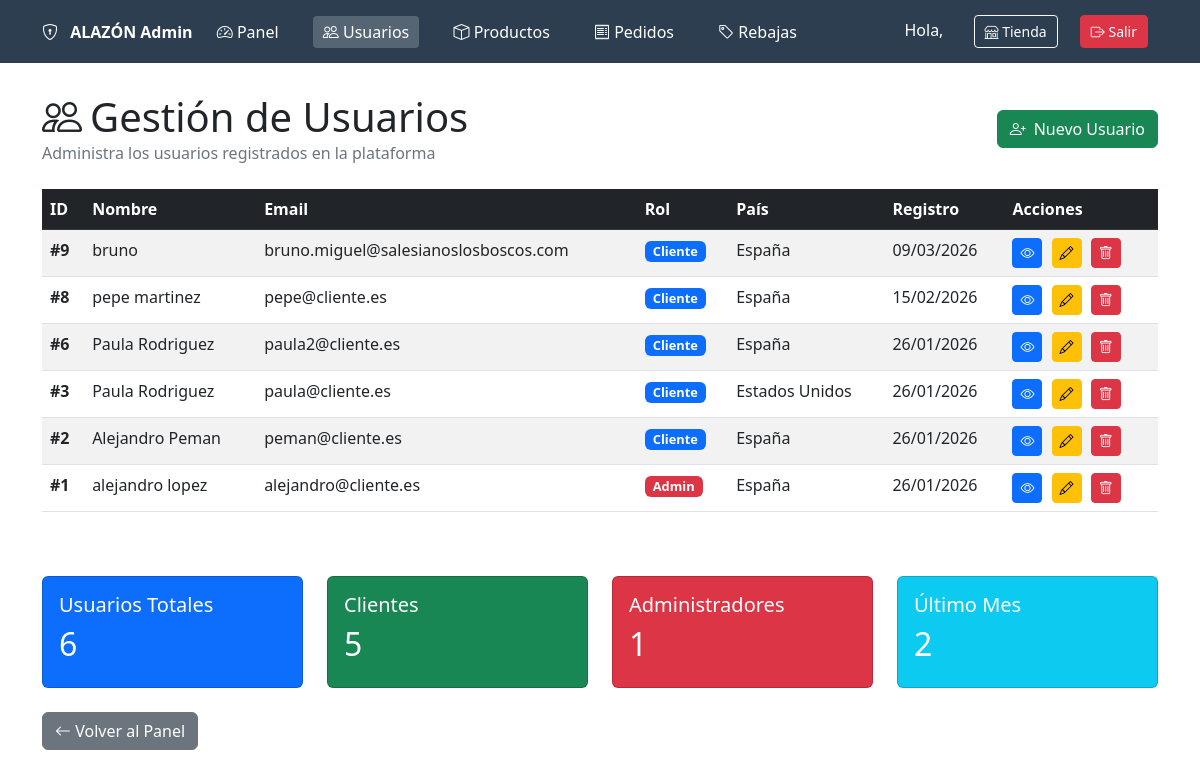
/admin_usuarios.php, run on the app's committed database.
### tables this page shows
CREATE TABLE IF NOT EXISTS `users` (
  `id` int(11) NOT NULL AUTO_INCREMENT,
  `nombre` varchar(100) NOT NULL,
  `email` varchar(100) NOT NULL,
  `password` varchar(255) NOT NULL,
  `rol` enum('cliente','admin') DEFAULT 'cliente',
  `fecha_registro` timestamp NOT NULL DEFAULT current_timestamp(),
  `fecha_actualizacion` timestamp NULL DEFAULT NULL,
  `pais` char(2) DEFAULT 'ES',
  PRIMARY KEY (`id`),
  UNIQUE KEY `email` (`email`),
  KEY `fk_users_pais` (`pais`)
);

CREATE TABLE IF NOT EXISTS `paises` (
  `codigo` char(2) NOT NULL,
  `nombre` varchar(50) NOT NULL,
  `total_usuarios` int(11) DEFAULT 0,
  `moneda_codigo` char(3) DEFAULT 'EUR',
  PRIMARY KEY (`codigo`),
  KEY `fk_paises_moneda` (`moneda_codigo`)
);

### admin_usuarios.php (the view, shortened to what this page needs)
<?php
$db = new Database();
$con = $db->getCon();
$sql = "SELECT u.*,
               p.nombre as nombre_pais,
               COALESCE((
                   SELECT SUM(o.total)
                   FROM orders o
                   WHERE o.user_id = u.id
                   AND o.estado != 'carrito'
                   AND o.estado IN ('pagado', 'enviado', 'entregado')
               ), 0) as total_gastado,
               (
                   SELECT COUNT(*)
                   FROM orders o
                   WHERE o.user_id = u.id
                   AND o.estado != 'carrito'
               ) as total_pedidos
        FROM users u
        LEFT JOIN paises p ON u.pais = p.codigo
        ORDER BY u.id DESC";
$result = mysqli_query($con, $sql);
?>
<!DOCTYPE html>
<html lang="es">
<head>
    <link href="https://cdn.jsdelivr.net/npm/bootstrap@5.2.3/dist/css/bootstrap.min.css" rel="stylesheet">
    <link href="https://cdn.jsdelivr.net/npm/bootstrap-icons@1.10.0/font/bootstrap-icons.css" rel="stylesheet">
</head>
<body>
    <nav class="admin-nav">
        <div class="container d-flex justify-content-between align-items-center">
            <div>
                <i class="bi-shield-lock me-2"></i>
                <strong>ALAZÓN Admin</strong>
                <a href="admin_panel.php"><i class="bi-speedometer2"></i> Panel</a>
                <a href="admin_usuarios.php" class="active"><i class="bi-people"></i> Usuarios</a>
                <a href="admin_productos.php"><i class="bi-box"></i> Productos</a>
                <a href="admin_pedidos.php"><i class="bi-receipt"></i> Pedidos</a>
                <a href="admin_rebajas.php"><i class="bi-tag"></i> Rebajas</a>
            </div>
            <div>
                <span class="me-3">Hola, <?php echo $_SESSION['nombre']; ?></span>
                <a href="index.php" class="btn btn-sm btn-outline-light">
                    <i class="bi-shop"></i> Tienda
                </a>
                <a href="logout.php" class="btn btn-sm btn-danger ms-2">
                    <i class="bi-box-arrow-right"></i> Salir
                </a>
            </div>
        </div>
    </nav>
    <div class="container">
        <div class="d-flex justify-content-between align-items-center mb-4">
            <div>
                <h1 class="mb-0"><i class="bi-people me-2"></i>Gestión de Usuarios</h1>
                <p class="text-muted mb-0">Administra los usuarios registrados en la plataforma</p>
            </div>
            <div>
                <button type="button" class="btn btn-success" data-bs-toggle="modal" data-bs-target="#nuevoUsuarioModal">
                    <i class="bi-person-plus me-2"></i>Nuevo Usuario
                </button>
            </div>
        </div>
        <div class="table-responsive">
            <table class="table table-hover table-striped">
                <thead class="table-dark">
                    <tr>
                        <th>ID</th>
                        <th>Nombre</th>
                        <th>Email</th>
                        <th>Rol</th>
                        <th>País</th>
                        <th>Registro</th>
                        <th>Acciones</th>
                    </tr>
                </thead>
                <tbody>
                    <?php
                    while ($usuario = mysqli_fetch_assoc($result)):
                        $color_rol = ($usuario['rol'] == 'admin') ? 'danger' : 'primary';
                    ?>
                    <tr>
                        <td><strong>#<?php echo $usuario['id']; ?></strong></td>
                        <td><?php echo htmlspecialchars($usuario['nombre']); ?></td>
                        <td><?php echo htmlspecialchars($usuario['email']); ?></td>
                        <td>
                            <span class="badge bg-<?php echo $color_rol; ?> badge-rol">
                                <?php echo ucfirst($usuario['rol']); ?>
                            </span>
                        </td>
                        <td>
                            <?php
                            if (isset($usuario['nombre_pais']) && !empty($usuario['nombre_pais'])) {
                                echo htmlspecialchars($usuario['nombre_pais']);
                            } else {
                                echo 'No especificado';
                            }
                            ?>
                        </td>
                        <td>
                            <?php
                            if (isset($usuario['fecha_registro'])) {
                                echo date('d/m/Y', strtotime($usuario['fecha_registro']));
                            } else {
                                echo 'N/A';
                            }
                            ?>
                        </td>
                        <td>
                            <a href="#" class="btn btn-sm btn-primary btn-action"
                            data-bs-toggle="modal" data-bs-target="#detallesUsuarioModal<?php echo $usuario['id']; ?>"
                            title="Ver detalles">
                                <i class="bi-eye"></i>
                            </a>
                            <a href="?editar=<?php echo $usuario['id']; ?>" class="btn btn-sm btn-warning btn-action"
                            title="Editar usuario">
                                <i class="bi-pencil"></i>
                            </a>
                            <?php if ($usuario['id'] != $_SESSION['user_id']): ?>
                            <a href="?eliminar=<?php echo $usuario['id']; ?>"
                            class="btn btn-sm btn-danger btn-action"
                            title="Eliminar usuario"
                            onclick="return confirm('¿Estás seguro de eliminar a <?php echo htmlspecialchars($usuario['nombre']); ?>?')">
                                <i class="bi-trash"></i>
                            </a>
                            <?php endif; ?>
                        </td>
                    </tr>
                    <?php endwhile; ?>
                </tbody>
            </table>
        </div>
        <div class="row mt-5">
            <div class="col-md-3">
                <div class="card text-white bg-primary">
                    <div class="card-body">
                        <h5 class="card-title">Usuarios Totales</h5>
                        <?php
                        $sql_total = "SELECT COUNT(*) as total FROM users";
                        $result_total = mysqli_query($con, $sql_total);
                        $total = mysqli_fetch_assoc($result_total);
                        ?>
                        <h2><?php echo $total['total']; ?></h2>
                    </div>
                </div>
            </div>
            <div class="col-md-3">
                <div class="card text-white bg-success">
                    <div class="card-body">
                        <h5 class="card-title">Clientes</h5>
                        <?php
                        $sql_clientes = "SELECT COUNT(*) as clientes FROM users WHERE rol = 'cliente'";
                        $result_clientes = mysqli_query($con, $sql_clientes);
                        $clientes = mysqli_fetch_assoc($result_clientes);
                        ?>
                        <h2><?php echo $clientes['clientes']; ?></h2>
                    </div>
                </div>
            </div>
            <div class="col-md-3">
                <div class="card text-white bg-danger">
                    <div class="card-body">
                        <h5 class="card-title">Administradores</h5>
                        <?php
                        $sql_admins = "SELECT COUNT(*) as admins FROM users WHERE rol = 'admin'";
                        $result_admins = mysqli_query($con, $sql_admins);
                        $admins = mysqli_fetch_assoc($result_admins);
                        ?>
                        <h2><?php echo $admins['admins']; ?></h2>
                    </div>
                </div>
            </div>
            <div class="col-md-3">
                <div class="card text-white bg-info">
                    <div class="card-body">
                        <h5 class="card-title">Último Mes</h5>
                        <?php
                        $sql_mes = "SELECT COUNT(*) as mes FROM users WHERE fecha_registro >= DATE_SUB(NOW(), INTERVAL 30 DAY)";
                        $result_mes = mysqli_query($con, $sql_mes);
                        $mes = mysqli_fetch_assoc($result_mes);
                        ?>
                        <h2><?php echo $mes['mes']; ?></h2>
                    </div>
                </div>
            </div>
        </div>
        <div class="mt-4">
            <a href="admin_panel.php" class="btn btn-secondary">
                <i class="bi-arrow-left"></i> Volver al Panel
            </a>
        </div>
    </div>
</body>
</html>

### admin_usuarios.php (style rules this page uses)
.admin-nav { background: #2c3e50; color: white; padding: 15px; margin-bottom: 30px; }
.admin-nav a { color: white; text-decoration: none; margin: 0 10px; padding: 5px 10px; border-radius: 4px; }
.admin-nav a.active { background: rgba(255,255,255,0.2); }
.badge-rol { font-size: 0.8em; padding: 4px 8px; }
.btn-action { width: 30px; height: 30px; padding: 0; display: inline-flex; align-items: center; justify-content: center; margin-right: 5px; }

### data on the page
users: id "9", nombre "bruno", email "bruno.miguel@salesianoslosboscos.com", rol "Cliente", pais.nombre "España", fecha_registro "09/03/2026"
users: id "8", nombre "pepe martinez", email "pepe@cliente.es", rol "Cliente", pais.nombre "España", fecha_registro "15/02/2026"
users: id "6", nombre "Paula Rodriguez", email "paula2@cliente.es", rol "Cliente", nombre_pais "España", fecha_registro "26/01/2026"
users: id "3", nombre "Paula Rodriguez", email "paula@cliente.es", rol "Cliente", pais.nombre "Estados Unidos", fecha_registro "26/01/2026"
users: id "2", nombre "Alejandro Peman", email "peman@cliente.es", rol "Cliente", pais.nombre "España", fecha_registro "26/01/2026"
users: id "1", nombre "alejandro lopez", email "alejandro@cliente.es", rol "Admin", pais.nombre "España", fecha_registro "26/01/2026"

### other printed values
$total['total'] "6"
$clientes['clientes'] "5"
$admins['admins'] "1"
$mes['mes'] "2"
